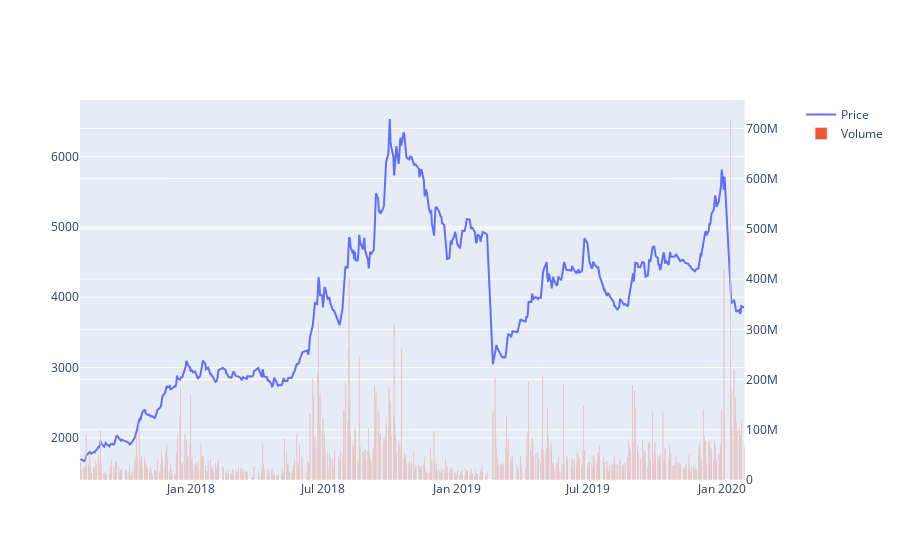

The cell this chart's notebook holds for it:
### Code cell
plot_stock(stock_name)

### Figure 1 — Plotly figure (JSON) as saved in the notebook; plotly's stock layout.template omitted (floating-point values rounded to 4 significant figures; data arrays with more than 128 entries replaced by an {"elided": "..."} marker saying what was removed)
{"data": [{"name": "Price", "type": "scatter", "x": {"elided": "587 str values"}, "xaxis": "x", "y": {"elided": "587 int values"}, "yaxis": "y"}, {"name": "Volume", "type": "bar", "x": {"elided": "587 str values"}, "xaxis": "x", "y": {"elided": "587 int values"}, "yaxis": "y2"}], "layout": {"xaxis": {"anchor": "y", "domain": [0, 0.94]}, "yaxis": {"anchor": "x", "domain": [0, 1]}, "yaxis2": {"anchor": "x", "overlaying": "y", "side": "right"}}}
